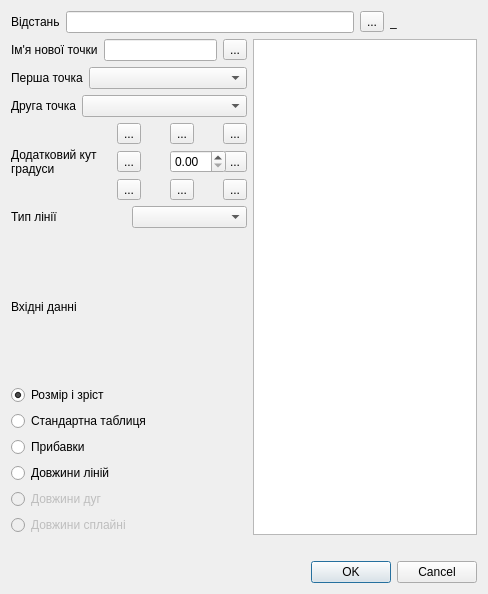
<?xml version="1.0" encoding="UTF-8"?>
<ui version="4.0">
 <class>DialogNormal</class>
 <widget class="QDialog" name="DialogNormal">
  <property name="geometry">
   <rect>
    <x>0</x>
    <y>0</y>
    <width>488</width>
    <height>594</height>
   </rect>
  </property>
  <property name="windowTitle">
   <string>Dialog</string>
  </property>
  <layout class="QVBoxLayout" name="verticalLayout">
   <item>
    <layout class="QHBoxLayout" name="horizontalLayout">
     <item>
      <widget class="QLabel" name="label">
       <property name="sizePolicy">
        <sizepolicy hsizetype="Fixed" vsizetype="Preferred">
         <horstretch>0</horstretch>
         <verstretch>0</verstretch>
        </sizepolicy>
       </property>
       <property name="text">
        <string>Відстань</string>
       </property>
      </widget>
     </item>
     <item>
      <widget class="QLineEdit" name="lineEditFormula">
       <property name="sizePolicy">
        <sizepolicy hsizetype="Preferred" vsizetype="Fixed">
         <horstretch>0</horstretch>
         <verstretch>0</verstretch>
        </sizepolicy>
       </property>
      </widget>
     </item>
     <item>
      <widget class="QToolButton" name="toolButtonEqual">
       <property name="text">
        <string>...</string>
       </property>
       <property name="icon">
        <iconset resource="../icon.qrc">
         <normaloff>:/icon/24x24/equal.png</normaloff>:/icon/24x24/equal.png</iconset>
       </property>
       <property name="iconSize">
        <size>
         <width>24</width>
         <height>24</height>
        </size>
       </property>
      </widget>
     </item>
     <item>
      <widget class="QLabel" name="labelResultCalculation">
       <property name="sizePolicy">
        <sizepolicy hsizetype="Fixed" vsizetype="Preferred">
         <horstretch>0</horstretch>
         <verstretch>0</verstretch>
        </sizepolicy>
       </property>
       <property name="minimumSize">
        <size>
         <width>87</width>
         <height>0</height>
        </size>
       </property>
       <property name="text">
        <string>_</string>
       </property>
      </widget>
     </item>
    </layout>
   </item>
   <item>
    <layout class="QHBoxLayout" name="horizontalLayout_2">
     <item>
      <layout class="QVBoxLayout" name="verticalLayout_2">
       <item>
        <layout class="QHBoxLayout" name="horizontalLayout_4">
         <item>
          <widget class="QLabel" name="label_4">
           <property name="sizePolicy">
            <sizepolicy hsizetype="Fixed" vsizetype="Fixed">
             <horstretch>0</horstretch>
             <verstretch>0</verstretch>
            </sizepolicy>
           </property>
           <property name="text">
            <string>Ім'я нової точки</string>
           </property>
          </widget>
         </item>
         <item>
          <widget class="QLineEdit" name="lineEditNamePoint"/>
         </item>
         <item>
          <widget class="QToolButton" name="toolButtonPutHere">
           <property name="text">
            <string>...</string>
           </property>
           <property name="icon">
            <iconset resource="../icon.qrc">
             <normaloff>:/icon/24x24/putHere.png</normaloff>:/icon/24x24/putHere.png</iconset>
           </property>
           <property name="iconSize">
            <size>
             <width>24</width>
             <height>24</height>
            </size>
           </property>
          </widget>
         </item>
        </layout>
       </item>
       <item>
        <layout class="QHBoxLayout" name="horizontalLayout_3">
         <item>
          <widget class="QLabel" name="label_3">
           <property name="sizePolicy">
            <sizepolicy hsizetype="Fixed" vsizetype="Fixed">
             <horstretch>0</horstretch>
             <verstretch>0</verstretch>
            </sizepolicy>
           </property>
           <property name="text">
            <string>Перша точка</string>
           </property>
          </widget>
         </item>
         <item>
          <widget class="QComboBox" name="comboBoxFirstPoint"/>
         </item>
        </layout>
       </item>
       <item>
        <layout class="QHBoxLayout" name="horizontalLayout_8">
         <item>
          <widget class="QLabel" name="label_6">
           <property name="sizePolicy">
            <sizepolicy hsizetype="Fixed" vsizetype="Fixed">
             <horstretch>0</horstretch>
             <verstretch>0</verstretch>
            </sizepolicy>
           </property>
           <property name="text">
            <string>Друга точка</string>
           </property>
          </widget>
         </item>
         <item>
          <widget class="QComboBox" name="comboBoxSecondPoint"/>
         </item>
        </layout>
       </item>
       <item>
        <layout class="QHBoxLayout" name="horizontalLayout_5">
         <item>
          <layout class="QHBoxLayout" name="horizontalLayout_6">
           <item>
            <widget class="QLabel" name="label_5">
             <property name="sizePolicy">
              <sizepolicy hsizetype="Expanding" vsizetype="Preferred">
               <horstretch>0</horstretch>
               <verstretch>0</verstretch>
              </sizepolicy>
             </property>
             <property name="minimumSize">
              <size>
               <width>0</width>
               <height>0</height>
              </size>
             </property>
             <property name="text">
              <string>Додатковий кут градуси</string>
             </property>
             <property name="wordWrap">
              <bool>true</bool>
             </property>
            </widget>
           </item>
           <item>
            <layout class="QGridLayout" name="gridLayout">
             <property name="sizeConstraint">
              <enum>QLayout::SetMinimumSize</enum>
             </property>
             <property name="horizontalSpacing">
              <number>29</number>
             </property>
             <property name="verticalSpacing">
              <number>6</number>
             </property>
             <item row="0" column="2">
              <widget class="QToolButton" name="toolButtonArrowRightUp">
               <property name="text">
                <string>...</string>
               </property>
               <property name="icon">
                <iconset resource="../icon.qrc">
                 <normaloff>:/icon/24x24/arrowRightUp.png</normaloff>:/icon/24x24/arrowRightUp.png</iconset>
               </property>
               <property name="iconSize">
                <size>
                 <width>32</width>
                 <height>32</height>
                </size>
               </property>
              </widget>
             </item>
             <item row="0" column="0">
              <widget class="QToolButton" name="toolButtonArrowLeftUp">
               <property name="text">
                <string>...</string>
               </property>
               <property name="icon">
                <iconset resource="../icon.qrc">
                 <normaloff>:/icon/24x24/arrowLeftUp.png</normaloff>:/icon/24x24/arrowLeftUp.png</iconset>
               </property>
               <property name="iconSize">
                <size>
                 <width>32</width>
                 <height>32</height>
                </size>
               </property>
              </widget>
             </item>
             <item row="1" column="0">
              <widget class="QToolButton" name="toolButtonArrowLeft">
               <property name="text">
                <string>...</string>
               </property>
               <property name="icon">
                <iconset resource="../icon.qrc">
                 <normaloff>:/icon/24x24/arrowLeft.png</normaloff>:/icon/24x24/arrowLeft.png</iconset>
               </property>
               <property name="iconSize">
                <size>
                 <width>32</width>
                 <height>32</height>
                </size>
               </property>
              </widget>
             </item>
             <item row="1" column="2">
              <widget class="QToolButton" name="toolButtonArrowRight">
               <property name="text">
                <string>...</string>
               </property>
               <property name="icon">
                <iconset resource="../icon.qrc">
                 <normaloff>:/icon/24x24/arrowRight.png</normaloff>:/icon/24x24/arrowRight.png</iconset>
               </property>
               <property name="iconSize">
                <size>
                 <width>32</width>
                 <height>32</height>
                </size>
               </property>
              </widget>
             </item>
             <item row="0" column="1">
              <widget class="QToolButton" name="toolButtonArrowUp">
               <property name="minimumSize">
                <size>
                 <width>0</width>
                 <height>0</height>
                </size>
               </property>
               <property name="text">
                <string>...</string>
               </property>
               <property name="icon">
                <iconset resource="../icon.qrc">
                 <normaloff>:/icon/24x24/arrowUp.png</normaloff>:/icon/24x24/arrowUp.png</iconset>
               </property>
               <property name="iconSize">
                <size>
                 <width>32</width>
                 <height>32</height>
                </size>
               </property>
              </widget>
             </item>
             <item row="2" column="1">
              <widget class="QToolButton" name="toolButtonArrowDown">
               <property name="text">
                <string>...</string>
               </property>
               <property name="icon">
                <iconset resource="../icon.qrc">
                 <normaloff>:/icon/24x24/arrowDown.png</normaloff>:/icon/24x24/arrowDown.png</iconset>
               </property>
               <property name="iconSize">
                <size>
                 <width>32</width>
                 <height>32</height>
                </size>
               </property>
              </widget>
             </item>
             <item row="2" column="0">
              <widget class="QToolButton" name="toolButtonArrowLeftDown">
               <property name="text">
                <string>...</string>
               </property>
               <property name="icon">
                <iconset resource="../icon.qrc">
                 <normaloff>:/icon/24x24/arrowLeftDown.png</normaloff>:/icon/24x24/arrowLeftDown.png</iconset>
               </property>
               <property name="iconSize">
                <size>
                 <width>32</width>
                 <height>32</height>
                </size>
               </property>
              </widget>
             </item>
             <item row="2" column="2">
              <widget class="QToolButton" name="toolButtonArrowRightDown">
               <property name="text">
                <string>...</string>
               </property>
               <property name="icon">
                <iconset resource="../icon.qrc">
                 <normaloff>:/icon/24x24/arrowRightDown.png</normaloff>:/icon/24x24/arrowRightDown.png</iconset>
               </property>
               <property name="iconSize">
                <size>
                 <width>32</width>
                 <height>32</height>
                </size>
               </property>
              </widget>
             </item>
             <item row="1" column="1">
              <widget class="QDoubleSpinBox" name="doubleSpinBoxAngle">
               <property name="sizePolicy">
                <sizepolicy hsizetype="Ignored" vsizetype="Fixed">
                 <horstretch>0</horstretch>
                 <verstretch>0</verstretch>
                </sizepolicy>
               </property>
               <property name="minimumSize">
                <size>
                 <width>56</width>
                 <height>0</height>
                </size>
               </property>
               <property name="maximum">
                <double>360.000000000000000</double>
               </property>
              </widget>
             </item>
            </layout>
           </item>
          </layout>
         </item>
        </layout>
       </item>
       <item>
        <layout class="QHBoxLayout" name="horizontalLayout_7">
         <item>
          <widget class="QLabel" name="label_7">
           <property name="text">
            <string>Тип лінії</string>
           </property>
          </widget>
         </item>
         <item>
          <widget class="QComboBox" name="comboBoxLineType"/>
         </item>
        </layout>
       </item>
       <item>
        <layout class="QVBoxLayout" name="verticalLayout_3">
         <item>
          <widget class="QLabel" name="label_2">
           <property name="text">
            <string>Вхідні данні</string>
           </property>
          </widget>
         </item>
         <item>
          <widget class="QRadioButton" name="radioButtonSizeGrowth">
           <property name="text">
            <string>Розмір і зріст</string>
           </property>
           <property name="checked">
            <bool>true</bool>
           </property>
          </widget>
         </item>
         <item>
          <widget class="QRadioButton" name="radioButtonStandartTable">
           <property name="text">
            <string>Стандартна таблиця</string>
           </property>
          </widget>
         </item>
         <item>
          <widget class="QRadioButton" name="radioButtonIncrements">
           <property name="text">
            <string>Прибавки</string>
           </property>
          </widget>
         </item>
         <item>
          <widget class="QRadioButton" name="radioButtonLengthLine">
           <property name="enabled">
            <bool>true</bool>
           </property>
           <property name="text">
            <string>Довжини ліній</string>
           </property>
          </widget>
         </item>
         <item>
          <widget class="QRadioButton" name="radioButtonLengthArc">
           <property name="enabled">
            <bool>false</bool>
           </property>
           <property name="text">
            <string>Довжини дуг</string>
           </property>
          </widget>
         </item>
         <item>
          <widget class="QRadioButton" name="radioButtonLengthSpline">
           <property name="enabled">
            <bool>false</bool>
           </property>
           <property name="text">
            <string>Довжини сплайні</string>
           </property>
          </widget>
         </item>
        </layout>
       </item>
      </layout>
     </item>
     <item>
      <widget class="QListWidget" name="listWidget"/>
     </item>
    </layout>
   </item>
   <item>
    <widget class="QLabel" name="labelDescription">
     <property name="text">
      <string/>
     </property>
    </widget>
   </item>
   <item>
    <widget class="QDialogButtonBox" name="buttonBox">
     <property name="orientation">
      <enum>Qt::Horizontal</enum>
     </property>
     <property name="standardButtons">
      <set>QDialogButtonBox::Cancel|QDialogButtonBox::Ok</set>
     </property>
    </widget>
   </item>
  </layout>
 </widget>
 <resources>
  <include location="../icon.qrc"/>
 </resources>
 <connections>
  <connection>
   <sender>buttonBox</sender>
   <signal>accepted()</signal>
   <receiver>DialogNormal</receiver>
   <slot>accept()</slot>
   <hints>
    <hint type="sourcelabel">
     <x>248</x>
     <y>254</y>
    </hint>
    <hint type="destinationlabel">
     <x>157</x>
     <y>274</y>
    </hint>
   </hints>
  </connection>
  <connection>
   <sender>buttonBox</sender>
   <signal>rejected()</signal>
   <receiver>DialogNormal</receiver>
   <slot>reject()</slot>
   <hints>
    <hint type="sourcelabel">
     <x>316</x>
     <y>260</y>
    </hint>
    <hint type="destinationlabel">
     <x>286</x>
     <y>274</y>
    </hint>
   </hints>
  </connection>
 </connections>
</ui>
